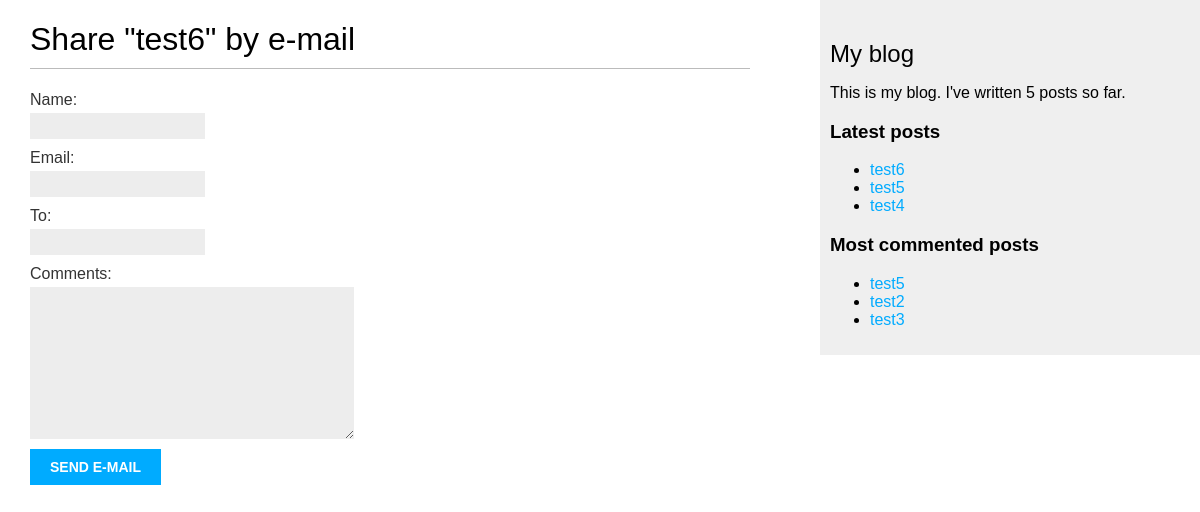
The page /blog/6/share/ on the database as committed earlier.
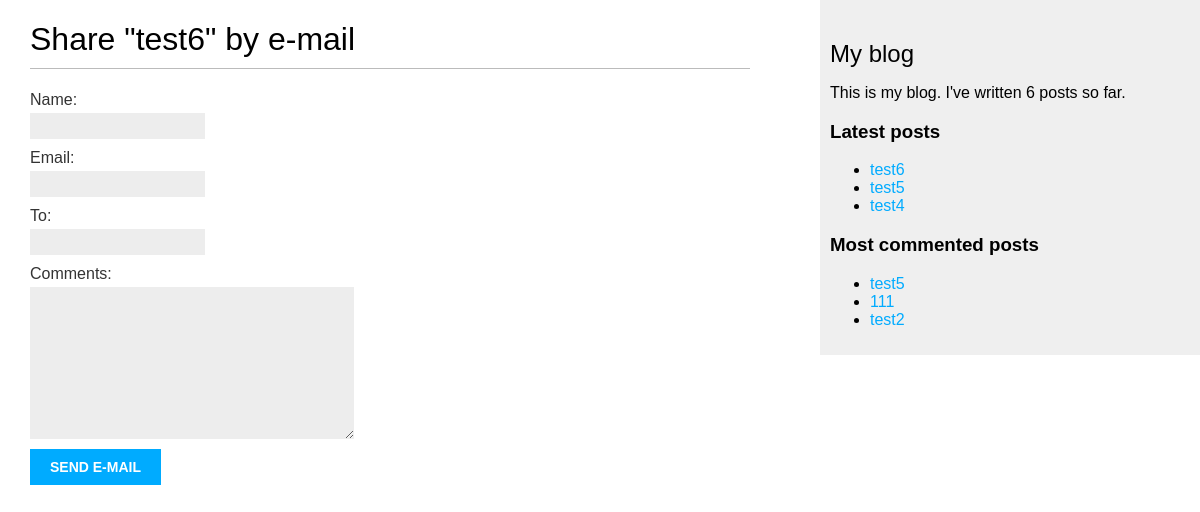
The same page on the database as committed later.
### blog/models.py (models this page shows, shortened)
class Post(models.Model):
    class Status(models.TextChoices):
        DRAFT = 'DF', 'Draft'
        PUBLISHED = 'PB', 'Published'
    title = models.CharField(max_length=250)
    slug = models.SlugField(max_length=250, unique_for_date='publish')
    author = models.ForeignKey(User,
                               on_delete=models.CASCADE,
                               related_name='blog_posts')
    body = models.TextField()
    publish = models.DateTimeField(default=timezone.now)
    created = models.DateTimeField(auto_now_add=True)
    updated = models.DateTimeField(auto_now=True)
    status = models.CharField(max_length=2,
                              choices=Status.choices,
                              default=Status.DRAFT)
    tags = TaggableManager()
    objects = models.Manager()
    published = PublishedManager()
    class Meta:
        ordering = ['-publish']
        indexes = [
            models.Index(fields=['-publish']),
        ]
    def get_absolute_url(self):
        return reverse('blog:post_detail',
                       args=[self.publish.year, self.publish.month, self.publish.day, self.slug])

### blog/views.py (the view)
# urls.py: path('<int:post_id>/share/', views.post_share, name='post_share'),
def post_share(request, post_id):
    post = get_object_or_404(Post, id=post_id, status=Post.Status.PUBLISHED)
    sent = False
    if request.method == 'POST':
        form = EmailPostForm(request.POST)
        if form.is_valid():
            cd = form.cleaned_data
            post_url = request.build_absolute_uri(post.get_absolute_url())
            subject = 'Test subject'
            message = 'Test message'
            sender = 'ridmovies@yandex.ru'
            recipient = [cd['to']]
            send_mail(
                subject,
                message,
                sender,
                recipient,
                fail_silently=False,
            )
            sent = True
    else:
        form = EmailPostForm()
    return render(request, 'post/share.html', {'post': post, 'form': form, 'sent': sent})

### blog/forms.py
class EmailPostForm(forms.Form):
    name = forms.CharField(max_length=25)
    email = forms.EmailField()
    to = forms.EmailField()
    comments = forms.CharField(required=False, widget=forms.Textarea)

### blog/models.py (called while the page is built)
    def get_queryset(self):
        return super().get_queryset().filter(status=Post.Status.PUBLISHED)

### blog/templatetags/blog_tags.py (called while the page is built)
@register.simple_tag
def total_posts():
    return Post.published.count()

@register.simple_tag
def get_most_commented_posts(count=3):
    return Post.published.annotate(total_comments=Count('comments')).order_by('-total_comments')[:count]

@register.inclusion_tag('post/latest_posts.html')
def show_latest_posts(count=3):
    latest_posts = Post.published.order_by('-publish')[:count]
    return {'latest_posts': latest_posts}

### blog/templates/post/share.html (shortened to what this page needs)
{% extends "base.html" %}
{% block content %}
 {% if sent %}
 <h1>E-mail successfully sent</h1>
 <p>
 "{{ post.title }}" was successfully sent
 to {{ form.cleaned_data.to }}.
 </p>
 {% else %}
 <h1>Share "{{ post.title }}" by e-mail</h1>
 <form method="post">
 {{ form.as_p }}
 <input type="submit" value="Send e-mail">
 </form>
 {% endif %}
{% endblock %}

### blog/templates/base.html (shortened to what this page needs)
{% load blog_tags %}
{% load static %}
<!DOCTYPE html>
<html>
<head>
 <link href="{% static "css/blog.css" %}" rel="stylesheet">
</head>
<body>
 <div id="content">
 {% block content %}
 {% endblock %}
 </div>
 <div id="sidebar">
 <h2>My blog</h2>
 <p>
     This is my blog.
     I've written {% total_posts %} posts so far.
 </p>
     <h3>Latest posts</h3>
    {% show_latest_posts 3 %}
      <h3>Most commented posts</h3>
     {% get_most_commented_posts as most_commented_posts %}
     <ul>
     {% for post in most_commented_posts %}
     <li>
     <a href="{{ post.get_absolute_url }}">{{ post.title }}</a>
     </li>
     {% endfor %}
 </div>
</body>
</html>

### blog/templates/post/latest_posts.html
<ul>
 {% for post in latest_posts %}
 <li>
 <a href="{{ post.get_absolute_url }}">{{ post.title }}</a>
 </li>
 {% endfor %}
</ul>

Rows that differ between the two databases and show on the page:
no longer on this page (row unchanged): Post: title "test3", shown under "Most commented posts"
now on this page (row edited): Post: title "111", shown under "Most commented posts"
Other text that changed with them:
text no longer shown: "5"
text now shown: "6"
